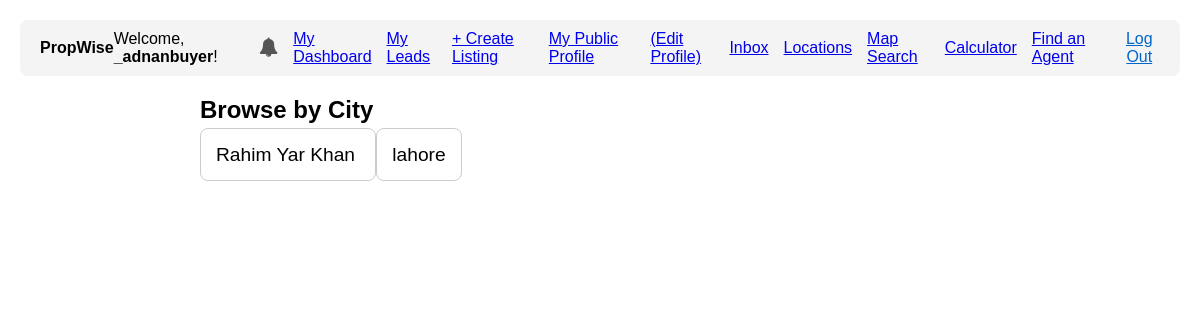
/locations/ (signed in), run on the app's committed database.
### accounts/models.py (models this page shows, shortened)
class User(AbstractUser):
    is_agent = models.BooleanField('Is agent', default=False)
    is_buyer = models.BooleanField('Is buyer', default=True) # By default, users are buyers
    phone_number = models.CharField(max_length=20, blank=True)
    profile_picture = models.ImageField(upload_to='profile_pics/', blank=True, null=True)
    favorites = models.ManyToManyField(
        Property,
        related_name="favorited_by",
        blank=True
    )

### locations/models.py (models this page shows, shortened)
class City(models.Model):
    name = models.CharField(max_length=100, unique=True)
    class Meta:
        verbose_name_plural = "Cities" # Fixes "Citys" in the admin panel

### locations/views.py (the view)
# urls.py: path('', views.all_cities_view, name='all_cities'),
def all_cities_view(request):
    cities = City.objects.all().order_by('name')
    context = {
        'cities': cities
    }
    return render(request, 'locations/all_cities.html', context)

### accounts/context_processors.py (called while the page is built)
def notifications(request):
    if request.user.is_authenticated:
        unread_notifs = Notification.objects.filter(
            recipient=request.user,
            is_read=False
        )
        return {
            'notification_count': unread_notifs.count(),
            'notification_list': unread_notifs[:5] # Only show the top 5 in the dropdown
        }
    return {}

### locations/templates/locations/all_cities.html
{% extends 'base.html' %}
{% block content %}
<div class="container" style="margin-top: 20px;">
    <div style="max-width: 800px; margin: auto;">
        <h2 style="margin-bottom: 20px;">Browse by City</h2>
        <div class="list-group">
            {% for city in cities %}
                <a href="{% url 'city_detail' city_pk=city.pk %}" class="list-group-item list-group-item-action" style="padding: 15px; border: 1px solid #ccc; border-radius: 8px; margin-bottom: 10px; text-decoration: none; color: inherit; font-size: 1.2em;">
                    {{ city.name }}
                </a>
            {% empty %}
                <p>No cities have been added to the database yet.</p>
            {% endfor %}
        </div>
    </div>
</div>
{% endblock content %}

### templates/base.html (shortened to what this page needs)
<!DOCTYPE html>
<html lang="en">
<head>
    <link rel="stylesheet" href="https://cdnjs.cloudflare.com/ajax/libs/font-awesome/4.7.0/css/font-awesome.min.css">
</head>
<body>
    <header style="display: flex; justify-content: space-between; align-items: center; padding: 10px 20px; background: #f4f4f4; border-radius: 8px; margin-bottom: 20px;">
       <div>
        <a href="{% url 'homepage' %}" style="text-decoration: none; color: inherit;">
            <strong>PropWise</strong>
        </a>
    </div>
        <nav style="display: flex; align-items: center;">
            {% if user.is_authenticated %}
            <span>
                Welcome, <strong>{{ user.username }}</strong>!
            </span>
            <div class="notif-container" onclick="toggleNotifs()">
                <i class="fa fa-bell notif-icon"></i>
            </div>
            {% if user.is_agent %}
                <a href="{% url 'agent_dashboard' %}" style="margin-left: 15px;">My Dashboard</a>
                <a href="{% url 'my_leads' %}" style="margin-left: 15px;">My Leads</a>
                <a href="{% url 'property_create' %}" style="margin-left: 15px;">+ Create Listing</a>
                <a href="{% url 'agent_profile' pk=user.pk %}" style="margin-left: 15px;">My Public Profile</a>
                <a href="{% url 'profile' %}" style="margin-left: 15px;">(Edit Profile)</a>
            {% else %}
                <a href="{% url 'saved_properties' %}" style="margin-left: 15px;">My Saved Properties</a>
                <a href="{% url 'profile' %}" style="margin-left: 15px;">My Profile</a>
            {% endif %}
            <a href="{% url 'chat_inbox' %}" style="margin-left: 15px;">Inbox</a>
            <a href="{% url 'all_cities' %}" style="margin-left: 15px;">Locations</a>
            <a href="{% url 'map_search' %}" style="margin-left: 15px;">Map Search</a>
            <a href="{% url 'calculator' %}" style="margin-left: 15px;">Calculator</a>
            <a href="{% url 'agent_directory' %}" style="margin-left: 15px;">Find an Agent</a>
            <form action="{% url 'logout' %}" method="post" style="display: inline; margin-left: 15px;">
                <button type="submit" style="
                    background: none;
                    border: none;
                    color: #0066cc;
                    cursor: pointer;
                    text-decoration: underline;
                    padding: 0;
                    font-size: inherit;
                    font-family: inherit;
                ">Log Out</button>
            </form>
            {% endif %}
        </nav>
    </header>
    {% block content %}
    {% endblock content %}
</body>
</html>

### templates/base.html (style rules this page uses)
body { font-family: Arial, sans-serif; margin: 20px; }
.notif-container { position: relative; display: inline-block; margin-left: 15px; cursor: pointer; vertical-align: middle; }
.notif-icon { font-size: 1.2em; color: #555; }

### data on the page
User: username "_adnanbuyer"
City: name "Rahim Yar Khan"
City: name "lahore"
